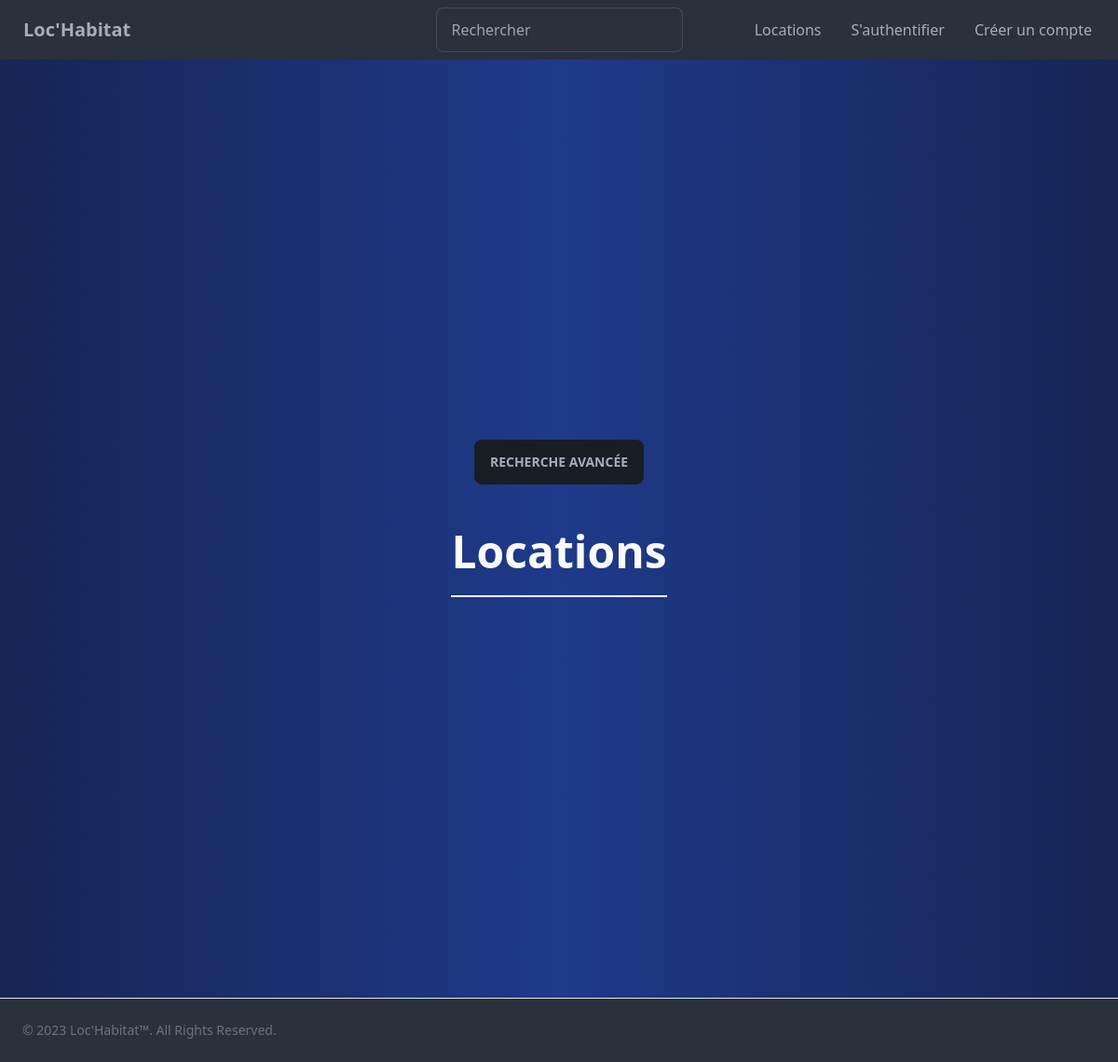
The app's page /Code/index.php?action=locations, older data.
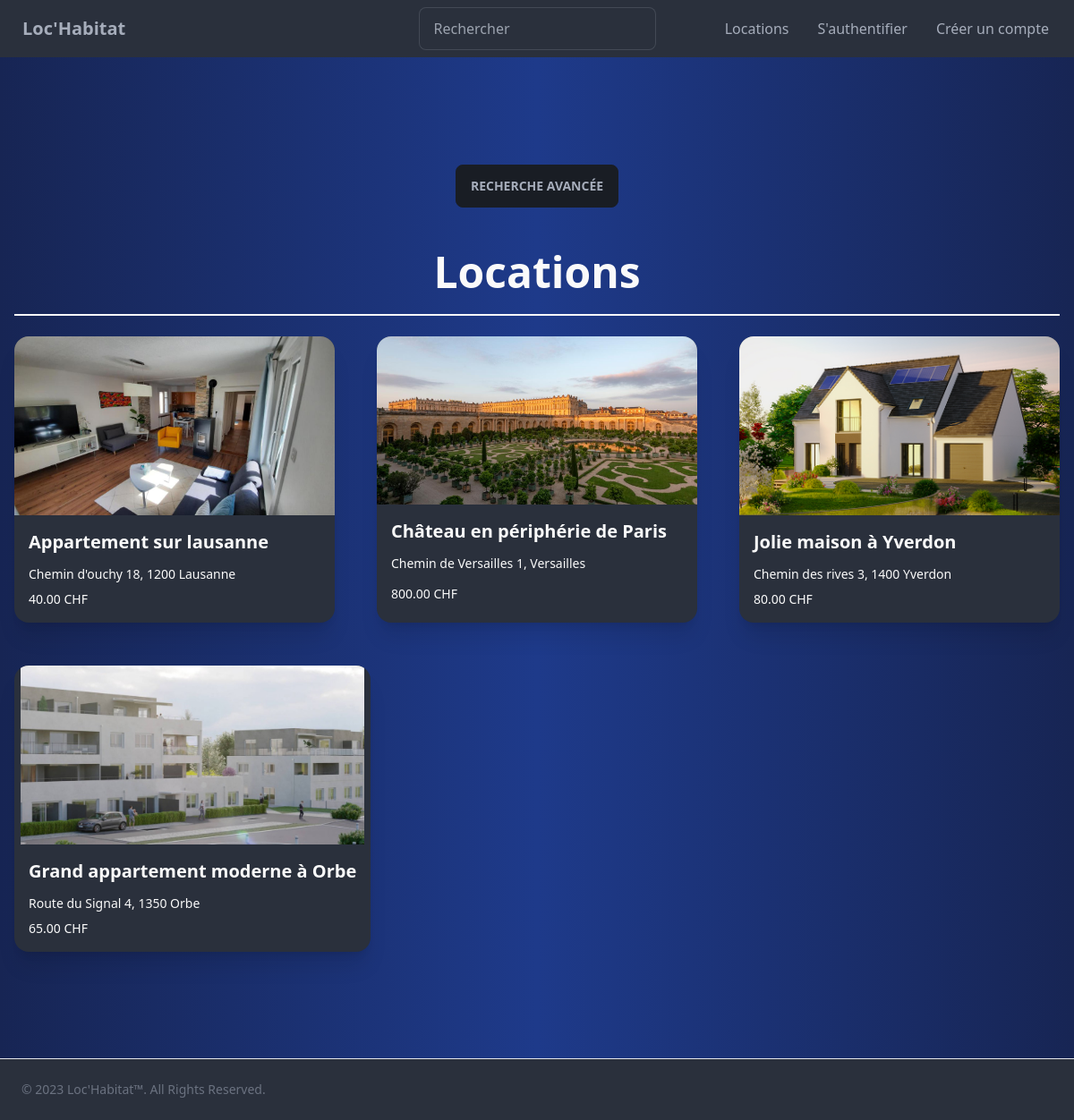
The same page, newer data.
### tables this page shows
CREATE TABLE IF NOT EXISTS `locations` (
  `id` INT NOT NULL AUTO_INCREMENT,
  `locationNumber` INT NOT NULL,
  `name` VARCHAR(100) NOT NULL,
  `place` VARCHAR(130) NOT NULL,
  `description` VARCHAR(500) NOT NULL,
  `housingType` VARCHAR(20) NOT NULL,
  `maximumNbOfClients` INT(2) NOT NULL,
  `pricePerNight` DECIMAL(6,2) NOT NULL,
  `user_id` INT NOT NULL,
  PRIMARY KEY (`id`),
  INDEX `fk_locations_users1_idx` (`user_id` ASC) VISIBLE,
  UNIQUE INDEX `locationNumber_UNIQUE` (`locationNumber` ASC) VISIBLE,
  CONSTRAINT `fk_locations_users1`
    FOREIGN KEY (`user_id`)
    REFERENCES `users` (`id`)
    ON DELETE NO ACTION
    ON UPDATE NO ACTION);

### Code/controller/controller.php (called while the page is built, shortened)
<?php
function locations()
{
    require_once "model/locationsManager.php";
    $locations = getLocations();
    require "view/locations.php";
}

### Code/model/dbconnector.php (called while the page is built, shortened)
<?php
function executeQuerySelect($query)
{
    $queryResult = null;
    $dbConnexion = openDBConnexion();
    if ($dbConnexion != null) {
        $statement = $dbConnexion->prepare($query);
        $statement->execute();
        $queryResult = $statement->fetchAll();
    }
    return $queryResult;
}
function openDBConnexion()
{
    $tempDbConnexion = null;
    $sqlDriver = 'mysql';
    $hostname = 'web24.swisscenter.com';
    $port = '3306';
    $charset = 'utf8';
    $dbName = 'lochab_apt_BDD';
    $userName = 'lochab_apt_BDD';
    $userPwd = 'Pa$$w0rdLocHabitat';
    $dsn = $sqlDriver . ':host=' . $hostname . ';dbname=' . $dbName . ';port=' . $port . ';charset=' . $charset;
    try {
        $tempDbConnexion = new PDO($dsn, $userName, $userPwd);
    } catch (PDOException $exception) {
        echo 'Connection failed: ' . $exception->getMessage();
    }
    return $tempDbConnexion;
}

### Code/model/locationsManager.php (called while the page is built, shortened)
<?php
function getLocations()
{
    $getLocationsQuery = "SELECT locations.*, GROUP_CONCAT(images.name) AS imageNames
FROM locations
INNER JOIN images ON images.location_id = locations.id
GROUP BY locations.id;";
    require_once "model/dbconnector.php";
    $locations = executeQuerySelect($getLocationsQuery);
    return $locations;
}

### Code/view/locations.php (the view, shortened to what this page needs)
<div class="hero min-h-screen">
    <div class="hero-content text-center">
        <div class="max-w-screen">
            <label for="modalFiltering" class="btn">Recherche avancée</label>
            <div class="divider-vertical"></div>
            <h1 class="text-5xl font-bold">Locations</h1>
            <div class="divider before:bg-neutral-50 after:bg-neutral-50"></div>
            <?php
            $count = 0;
            foreach ($locations
                     as $location) :
                $count += 1;
                $images = explode(',', $location['imageNames']);
                if ($count == 1) :
                    ?>
                    <div class="flex">
                <?php
                endif;
                ?>
                <a href="index.php?action=showLocation&locationNumber=<?= htmlentities($location['locationNumber']) ?>">
                    <div class="card card-compact bg-base-100 shadow-xl max-h-80 min-h-full">
                        <figure><img src="<?= htmlentities($images[0]) ?>" alt="<?= htmlentities($location['name']) ?>" class="w-96"/>
                        </figure>
                        <div class="card-body">
                            <h2 class="card-title relative">
                                <?= htmlentities($location['name']) ?>
                            </h2>
                            <p class="text-left"><?= htmlentities($location['place']) ?></p>
                            <p class="text-left"><?= htmlentities($location['pricePerNight']) . ' CHF' ?></p>
                        </div>
                    </div>
                </a>
                <?php
                if ($count == 3) :
                    $count = 0;
                    ?>
                    </div>
                    <div class="divider-vertical"></div>
                <?php
                else :
                    ?>
                    <div class="divider-horizontal"></div>
                <?php endif;
            endforeach;
            if ($count != 0) : ?>
        </div>
        <?php endif; ?>
    </div>
</div>
<?php
$content = ob_get_clean();
require "gabarit.php";
?>

### Code/index.php (shortened to what this page needs)
<?php
require "controller/controller.php";
if (isset($_GET['action'])) {
    $action = $_GET['action'];
    switch ($action) {
        case 'locations' :
            locations();
            break;
    }
} else {
    home();
}

### Code/view/gabarit.php (shortened to what this page needs)
<!DOCTYPE html>
<html lang="fr" data-theme="dark">
<head>
    <link href="/view/css/output.css" rel="stylesheet">
    <link href="/view/css/build.css" rel="stylesheet">
    <link rel="stylesheet"
          href="https://ajax.googleapis.com/ajax/libs/jqueryui/1.11.3/themes/smoothness/jquery-ui.css"/>
</head>
<body class="bg-gradient-to-r from-blue-950 via-blue-900 to-blue-950">
<header>
    <div class="navbar bg-base-100">
        <div class="navbar-start">
            <a href="index.php?action=home" class="btn btn-ghost normal-case text-xl">Loc'Habitat</a>
        </div>
        <div class="navbar-center">
            <div class="form-control">
                <input id="inputSearch" type="text" placeholder="Rechercher" class="input input-bordered"/>
            </div>
        </div>
        <div class="navbar-end hidden lg:flex">
            <ul class="menu menu-horizontal px-1">
                <li><a href="index.php?action=locations">Locations</a></li>
                <?php if (isset($_SESSION['userEmailAddress'])) : ?>
                    <li tabindex="0">
                        <a href="index.php?action=userLocations">
                            <svg class="fill-current" xmlns="http://www.w3.org/2000/svg" width="20" height="20"
                                 viewBox="0 0 24 24">
                                <path d="M7.41,8.58L12,13.17L16.59,8.58L18,10L12,16L6,10L7.41,8.58Z"/>
                            </svg>
                            <label tabindex="0" class="btn btn-ghost btn-circle avatar">
                                <div class="w-10 rounded-full">
                                    <img src="view/img/defaultPFP.png"/>
                                </div>
                            </label>
                        </a>
                        <ul class="p-2 bg-base-100">
                            <li><a href="index.php?action=userLocations">Mes biens</a></li>
                            <li><a href="index.php?action=logout" class="bg-red-800">Déconnexion</a></li>
                        </ul>
                    </li>
                <?php else: ?>
                    <li><a href="index.php?action=login">S'authentifier</a></li>
                    <li><a href="index.php?action=register">Créer un compte</a></li>
                <?php endif; ?>
            </ul>
            <br>
        </div>
    </div>
</header>
<div class="content text-neutral-50">
    <?= $content; ?>
</div>
<footer class="bottom-0 left-0 z-20 w-full p-4 bg-base-100 border-t border-gray-200 shadow md:flex md:items-center md:justify-between md:p-6 dark:bg-gray-800 dark:border-gray-600">
    <span class="text-sm text-gray-500 sm:text-center dark:text-gray-400">© 2023 <a href="index.php?action=home"
                                                                                    class="hover:underline">Loc'Habitat™</a>. All Rights Reserved.
    </span>
</footer>
</body>
</html>

Row changes from the older to the newer data that the page shows:
added locations: shows a picture, name "Appartement sur lausanne", place "Chemin d'ouchy 18, 1200 Lausanne", pricePerNight "40.00"
added locations: shows a picture, name "Château en périphérie de Paris", place "Chemin de Versailles 1, Versailles", pricePerNight "800.00"
added locations: shows a picture, name "Jolie maison à Yverdon", place "Chemin des rives 3, 1400 Yverdon", pricePerNight "80.00"
added locations: shows a picture, name "Grand appartement moderne à Orbe", place "Route du Signal 4, 1350 Orbe", pricePerNight "65.00"
